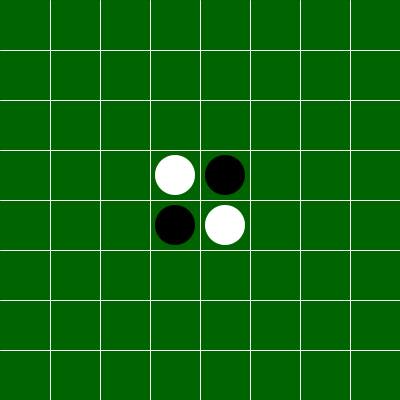
Frame 1 (no input)
Frame 60 (the mouse pressed at the canvas centre just before this capture): identical to frame 1, image omitted
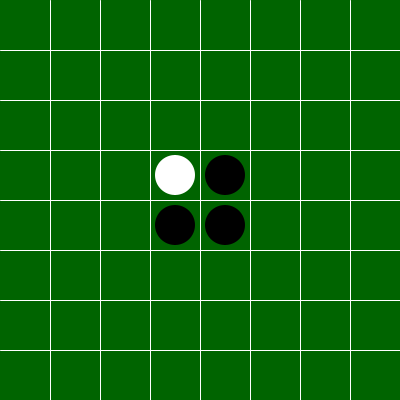
Frame 120 (the mouse held since frame 60 and released just before this capture)

The Processing sketch that drew these frames (run headless with seeded random() and noise(); from frame 60 on, the mouse is pressed at the canvas centre):

// Processing sketch: Othello
// ── Othello.pde
int[][] board;
int turn = 0;
void setup() {
  size(400, 400);
  board = new int[8][8];
  for (int i=0; i<8; i++) {
    for (int j=0; j<8; j++) {
      board[i][j] = 0;
    }
  }
  board[3][3] = 1;
  board[3][4] = 2;
  board[4][3] = 2;
  board[4][4] = 1;
}

void draw() {
  background(0, 100, 0);
  for (int i=1; i<8; i++) {
    stroke(255);
    line(i*50, 0, i*50, 400);
    line(0, i*50, 400, i*50);
  }
  noStroke();
  for (int y=0; y<8; y++) {
    for (int x=0; x<8; x++) {
      if (board[y][x] == 0) {
      } else {
        if (board[y][x] == 1) {
          fill(255);
        } else {
          fill(0);
        }
        ellipse(x*50+25, y*50+25, 40, 40);
      }
    }
  }
}

void mousePressed() {
  int x = mouseX/50;
  int y = mouseY/50;
  
  if (board[y][x] == 0) {
    if(judge(x,y,turn%2==0 ? 1 : 2))
    board[y][x] = turn%2==0 ? 1 : 2;
    turn++;
  } else {
    board[y][x] = (board[y][x] ) % 2 + 1;
  }
}

boolean judge(int x,int y,int n) {
  return CanPutOthello(x,y,n,-1,-1,0)
    || CanPutOthello(x,y,n,0,-1,0)
    || CanPutOthello(x,y,n,1,-1,0)
    || CanPutOthello(x,y,n,-1,0,0)
    || CanPutOthello(x,y,n,1,0,0)
    || CanPutOthello(x,y,n,-1,1,0)
    || CanPutOthello(x,y,n,0,1,0)
    || CanPutOthello(x,y,n,1,1,0);
}

boolean CanPutOthello(int x,int y, int n,int dx,int dy,int count) {
  if(x+dx<0 || x+dx>7 || y+dy<0 || y+dy>7) {
    return false;
  }
  int nextOthello = board[y+dy][x+dx];
  if(nextOthello == n) {
    if(count == 0) {
      return false;
    } else { 
      return true;
    }
  } else if (nextOthello == n%2 + 1) {
    return CanPutOthello(x+dx,y+dy,n,dx,dy,++count);
  } else {
    return false;
  }
}
